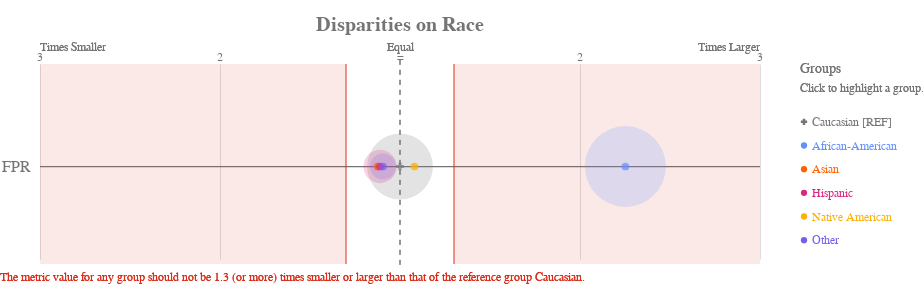

The code cell stored with this chart in its notebook:
### Code cell
ap.disparity(bias_dpg, ["fpr"], "race", fairness_threshold = 1.3)

### Figure 1 — Vega-Lite specification as saved in the notebook (floating-point values rounded to 4 significant figures)
{"config": {"view": {"continuousWidth": 400, "continuousHeight": 300, "strokeWidth": 0}, "axisLeft": {"labelColor": "rgb(117,117,117)", "labelFont": "Arial", "labelFontSize": 16}, "title": {"align": "center", "baseline": "middle", "color": "rgb(117,117,117)", "font": "Arial", "fontSize": 20, "fontWeight": "bold"}}, "layer": [{"data": {"name": "data-38121450c6697f570e9bf3f18efe866c"}, "mark": {"type": "rule", "stroke": "rgb(117,117,117)", "strokeWidth": 1.25, "tooltip": ""}, "encoding": {"x": {"type": "quantitative", "field": "x", "scale": {"domain": [-2, 2], "range": [40.0, 760.0]}}, "x2": {"field": "x2"}, "y": {"type": "nominal", "axis": {"domain": false, "labelAngle": 0, "labelPadding": -30, "orient": "left", "ticks": false, "title": ""}, "field": "metric", "scale": {"domain": ["FPR"], "range": [30, 225.0]}}}}, {"data": {"name": "data-79dd248bdaa0ea02c535240e8ad022c8"}, "mark": {"type": "rule", "stroke": "rgb(117,117,117)", "strokeDash": [5, 5], "strokeWidth": 1}, "encoding": {"tooltip": {"value": "Caucasian [REF]"}, "x": {"value": 400.0}, "y": {"value": 20.83}, "y2": {"value": 229.2}}}, {"data": {"name": "data-c233327f4cd9b4c2df31bf8015c83e4a"}, "mark": {"type": "text", "align": "center", "color": "rgb(117,117,117)", "font": "Arial", "fontSize": 12, "fontWeight": "normal", "tooltip": ""}, "encoding": {"text": {"type": "nominal", "field": "label"}, "x": {"type": "quantitative", "field": "value", "scale": {"domain": [-2, 2], "range": [40.0, 760.0]}}, "y": {"value": 17.5}}}, {"layer": [{"mark": {"type": "text", "align": "left", "fill": "rgb(117,117,117)", "font": "Arial", "fontSize": 12, "fontWeight": "normal", "tooltip": ""}, "encoding": {"text": {"value": "Times Smaller"}, "x": {"value": 40.0}, "y": {"value": 7.5}}}, {"mark": {"type": "text", "align": "right", "fill": "rgb(117,117,117)", "font": "Arial", "fontSize": 12, "fontWeight": "normal", "tooltip": ""}, "encoding": {"text": {"value": "Times Larger"}, "x": {"value": 760.0}, "y": {"value": 7.5}}}, {"mark": {"type": "text", "align": "center", "fill": "rgb(117,117,117)", "font": "Arial", "fontSize": 12, "fontWeight": "normal", "tooltip": ""}, "encoding": {"text": {"value": "Equal"}, "x": {"value": 400.0}, "y": {"value": 7.5}}}], "data": {"name": "data-79dd248bdaa0ea02c535240e8ad022c8"}}, {"layer": [{"mark": {"type": "rule", "opacity": 0.8, "stroke": "rgb(217, 46, 28)", "strokeWidth": 1.25, "tooltip": ""}, "encoding": {"x": {"type": "quantitative", "field": "min", "scale": {"domain": [-2, 2], "range": [40.0, 760.0]}}, "y": {"value": 25.0}, "y2": {"value": 225.0}}}, {"mark": {"type": "rule", "opacity": 0.8, "stroke": "rgb(217, 46, 28)", "strokeWidth": 1.25, "tooltip": ""}, "encoding": {"x": {"type": "quantitative", "field": "max", "scale": {"domain": [-2, 2], "range": [40.0, 760.0]}}, "y": {"value": 25.0}, "y2": {"value": 225.0}}}, {"layer": [{"mark": {"type": "rect", "fill": "rgb(217, 46, 28)", "opacity": 0.1, "tooltip": ""}, "encoding": {"x": {"type": "quantitative", "field": "min", "scale": {"domain": [-2, 2], "range": [40.0, 760.0]}}, "x2": {"field": "lower_end"}, "y": {"value": 25.0}, "y2": {"value": 225.0}}}, {"mark": {"type": "rect", "fill": "rgb(217, 46, 28)", "opacity": 0.1, "tooltip": ""}, "encoding": {"x": {"type": "quantitative", "field": "max", "scale": {"domain": [-2, 2], "range": [40.0, 760.0]}}, "x2": {"field": "upper_end"}, "y": {"value": 25.0}, "y2": {"value": 225.0}}}]}, {"data": {"name": "data-79dd248bdaa0ea02c535240e8ad022c8"}, "mark": {"type": "text", "align": "left", "baseline": "top", "fill": "rgb(217, 46, 28)", "font": "Arial", "fontSize": 12, "fontWeight": "normal", "tooltip": ""}, "encoding": {"text": {"value": "The metric value for any group should not be 1.3 (or more) times smaller or larger than that of the reference group Caucasian."}, "x": {"value": 0}, "y": {"value": 233.3}}}], "data": {"name": "data-68125cfc4fc9557defd07e8d14c561c8"}}, {"layer": [{"mark": "circle"}, {"data": {"name": "data-364d6678356abc5252c9a8a2f573bec2"}, "mark": {"type": "circle", "opacity": 0.2}, "encoding": {"color": {"condition": {"type": "nominal", "field": "attribute_value", "legend": null, "scale": {"domain": ["Caucasian", "African-American", "Asian", "Hispanic", "Native American", "Other"], "range": ["rgb(117,117,117)", "rgb(100, 143, 255)", "rgb(254, 97, 0)", "rgb(220, 38, 127)", "rgb(255, 176, 0)", "rgb(120, 94, 240)"]}, "selection": "selector019"}, "value": "rgb(224,224,224)"}, "size": {"type": "quantitative", "field": "group_size", "legend": null, "scale": {"domain": [0, 3782.0], "range": [0, 7854.0]}}, "tooltip": [{"type": "nominal", "field": "attribute_value", "title": "Group"}, {"type": "nominal", "field": "tooltip_group_size", "title": "Group Size"}, {"type": "nominal", "field": "tooltip_disparity_explanation_fpr", "title": "Disparity"}, {"type": "quantitative", "field": "fpr", "format": ".2f", "title": "FPR"}], "x": {"type": "quantitative", "axis": {"domain": false, "labels": false, "ticks": false, "title": null, "values": [1, 2, -2, -1]}, "field": "fpr_disparity_scaled", "scale": {"domain": [-2, 2], "range": [40.0, 760.0]}}, "y": {"type": "nominal", "axis": {"domain": false, "grid": false, "labels": false, "ticks": false, "title": " "}, "field": "metric_variable", "scale": {"domain": ["FPR"], "range": [30, 225.0]}}}, "selection": {"selector021": {"type": "multi", "empty": "all", "fields": ["attribute_value"]}}, "transform": [{"calculate": "'FPR'", "as": "metric_variable"}]}, {"layer": [{"mark": "point"}, {"data": {"name": "data-364d6678356abc5252c9a8a2f573bec2"}, "mark": {"type": "point", "filled": true, "size": 60}, "encoding": {"color": {"condition": {"type": "nominal", "field": "attribute_value", "legend": null, "scale": {"domain": ["Caucasian", "African-American", "Asian", "Hispanic", "Native American", "Other"], "range": ["rgb(117,117,117)", "rgb(100, 143, 255)", "rgb(254, 97, 0)", "rgb(220, 38, 127)", "rgb(255, 176, 0)", "rgb(120, 94, 240)"]}, "selection": "selector019"}, "value": "rgb(224,224,224)"}, "shape": {"type": "nominal", "field": "attribute_value", "legend": null, "scale": {"domain": ["Caucasian", "African-American", "Asian", "Hispanic", "Native American", "Other"], "range": ["cross", "circle", "circle", "circle", "circle", "circle"]}}, "tooltip": [{"type": "nominal", "field": "attribute_value", "title": "Group"}, {"type": "nominal", "field": "tooltip_group_size", "title": "Group Size"}, {"type": "nominal", "field": "tooltip_disparity_explanation_fpr", "title": "Disparity"}, {"type": "quantitative", "field": "fpr", "format": ".2f", "title": "FPR"}], "x": {"type": "quantitative", "axis": {"domain": false, "labels": false, "ticks": false, "title": null, "values": [1, 2, -2, -1]}, "field": "fpr_disparity_scaled", "scale": {"domain": [-2, 2], "range": [40.0, 760.0]}}, "y": {"type": "nominal", "axis": {"domain": false, "grid": false, "labels": false, "ticks": false, "title": " "}, "field": "metric_variable", "scale": {"domain": ["FPR"], "range": [30, 225.0]}}}, "selection": {"selector020": {"type": "multi", "empty": "all", "fields": ["attribute_value"]}}, "transform": [{"calculate": "'FPR'", "as": "metric_variable"}]}]}]}, {"layer": [{"mark": {"type": "point", "filled": true, "opacity": 1, "size": 39.48}, "encoding": {"color": {"condition": {"type": "nominal", "field": "attribute_value", "legend": null, "scale": {"domain": ["Caucasian", "African-American", "Asian", "Hispanic", "Native American", "Other"], "range": ["rgb(117,117,117)", "rgb(100, 143, 255)", "rgb(254, 97, 0)", "rgb(220, 38, 127)", "rgb(255, 176, 0)", "rgb(120, 94, 240)"]}, "selection": "selector019"}, "value": "rgb(224,224,224)"}, "shape": {"type": "nominal", "field": "attribute_value", "legend": null, "scale": {"domain": ["Caucasian", "African-American", "Asian", "Hispanic", "Native American", "Other"], "range": ["cross", "circle", "circle", "circle", "circle", "circle"]}}, "x": {"value": 804}, "y": {"type": "nominal", "axis": {"domain": false, "grid": false, "labels": false, "ticks": false, "title": " "}, "field": "attribute_value", "scale": {"domain": ["Caucasian", "African-American", "Asian", "Hispanic", "Native American", "Other"], "range": [71, 213]}}}, "selection": {"selector019": {"type": "multi", "empty": "all", "fields": ["attribute_value"]}}}, {"mark": {"type": "text", "align": "left", "baseline": "middle", "font": "Arial", "fontSize": 12, "fontWeight": "normal"}, "encoding": {"color": {"condition": {"type": "nominal", "field": "attribute_value", "legend": null, "scale": {"domain": ["Caucasian", "African-American", "Asian", "Hispanic", "Native American", "Other"], "range": ["rgb(117,117,117)", "rgb(100, 143, 255)", "rgb(254, 97, 0)", "rgb(220, 38, 127)", "rgb(255, 176, 0)", "rgb(120, 94, 240)"]}, "selection": "selector019"}, "value": "rgb(224,224,224)"}, "text": {"type": "nominal", "field": "label"}, "x": {"value": 812}, "y": {"type": "nominal", "axis": {"domain": false, "grid": false, "labels": false, "ticks": false, "title": " "}, "field": "attribute_value", "scale": {"domain": ["Caucasian", "African-American", "Asian", "Hispanic", "Native American", "Other"], "range": [71, 213]}}}, "selection": {"selector022": {"type": "multi", "empty": "all", "fields": ["attribute_value"]}}}, {"data": {"name": "data-79dd248bdaa0ea02c535240e8ad022c8"}, "mark": {"type": "text", "align": "left", "baseline": "middle", "color": "rgb(117,117,117)", "font": "Arial", "fontSize": 12, "fontWeight": "normal"}, "encoding": {"text": {"value": "Click to highlight a group."}, "x": {"value": 800}, "y": {"value": 49}}}, {"data": {"name": "data-79dd248bdaa0ea02c535240e8ad022c8"}, "mark": {"type": "text", "align": "left", "baseline": "middle", "color": "rgb(117,117,117)", "font": "Arial", "fontSize": 14, "fontWeight": "normal"}, "encoding": {"text": {"value": "Groups"}, "x": {"value": 800}, "y": {"value": 30}}}], "data": {"name": "data-88ed55fc5802429837a290e492c87da9"}}], "height": 250, "padding": {"top": 15, "bottom": 10}, "resolve": {"scale": {"size": "independent", "y": "independent"}}, "title": "Disparities on Race", "width": 800, "$schema": "https://vega.github.io/schema/vega-lite/v4.8.1.json", "datasets": {"data-38121450c6697f570e9bf3f18efe866c": [{"metric": "FPR", "x": -2, "x2": 2}], "data-79dd248bdaa0ea02c535240e8ad022c8": [{"a": 1, "b": 0}, {"a": 1, "b": 0}], "data-c233327f4cd9b4c2df31bf8015c83e4a": [{"value": 1, "label": 2}, {"value": 2, "label": 3}, {"value": -2, "label": 3}, {"value": -1, "label": 2}, {"value": 0, "label": "="}], "data-68125cfc4fc9557defd07e8d14c561c8": [{"min": -0.3, "max": 0.3, "lower_end": -2, "upper_end": 2}], "data-364d6678356abc5252c9a8a2f573bec2": [{"attribute_name": "race", "attribute_value": "African-American", "group_size": 3152, "total_entities": 6131, "fpr": 0.2978, "fpr_disparity": 2.252, "fpr_disparity_scaled": 1.252, "tooltip_group_size": "3,152 (51.41%)", "tooltip_disparity_explanation_fpr": "2.25 times larger FPR than the reference group"}, {"attribute_name": "race", "attribute_value": "Asian", "group_size": 22, "total_entities": 6131, "fpr": 0.1176, "fpr_disparity": 0.8897, "fpr_disparity_scaled": -0.1239, "tooltip_group_size": "22 (0.36%)", "tooltip_disparity_explanation_fpr": "1.12 times smaller FPR than the reference group"}, {"attribute_name": "race", "attribute_value": "Caucasian", "group_size": 2083, "total_entities": 6131, "fpr": 0.1322, "fpr_disparity": 1.0, "fpr_disparity_scaled": 0.0, "tooltip_group_size": "2,083 (33.97%)", "tooltip_disparity_explanation_fpr": "Reference group"}, {"attribute_name": "race", "attribute_value": "Hispanic", "group_size": 533, "total_entities": 6131, "fpr": 0.119, "fpr_disparity": 0.9003, "fpr_disparity_scaled": -0.1107, "tooltip_group_size": "533 (8.69%)", "tooltip_disparity_explanation_fpr": "1.11 times smaller FPR than the reference group"}, {"attribute_name": "race", "attribute_value": "Native American", "group_size": 17, "total_entities": 6131, "fpr": 0.1429, "fpr_disparity": 1.08, "fpr_disparity_scaled": 0.08041, "tooltip_group_size": "17 (0.28%)", "tooltip_disparity_explanation_fpr": "1.08 times larger FPR than the reference group"}, {"attribute_name": "race", "attribute_value": "Other", "group_size": 324, "total_entities": 6131, "fpr": 0.1208, "fpr_disparity": 0.9134, "fpr_disparity_scaled": -0.09482, "tooltip_group_size": "324 (5.28%)", "tooltip_disparity_explanation_fpr": "1.09 times smaller FPR than the reference group"}], "data-88ed55fc5802429837a290e492c87da9": [{"attribute_value": "Caucasian", "label": "Caucasian [REF]"}, {"attribute_value": "African-American", "label": "African-American"}, {"attribute_value": "Asian", "label": "Asian"}, {"attribute_value": "Hispanic", "label": "Hispanic"}, {"attribute_value": "Native American", "label": "Native American"}, {"attribute_value": "Other", "label": "Other"}]}}
